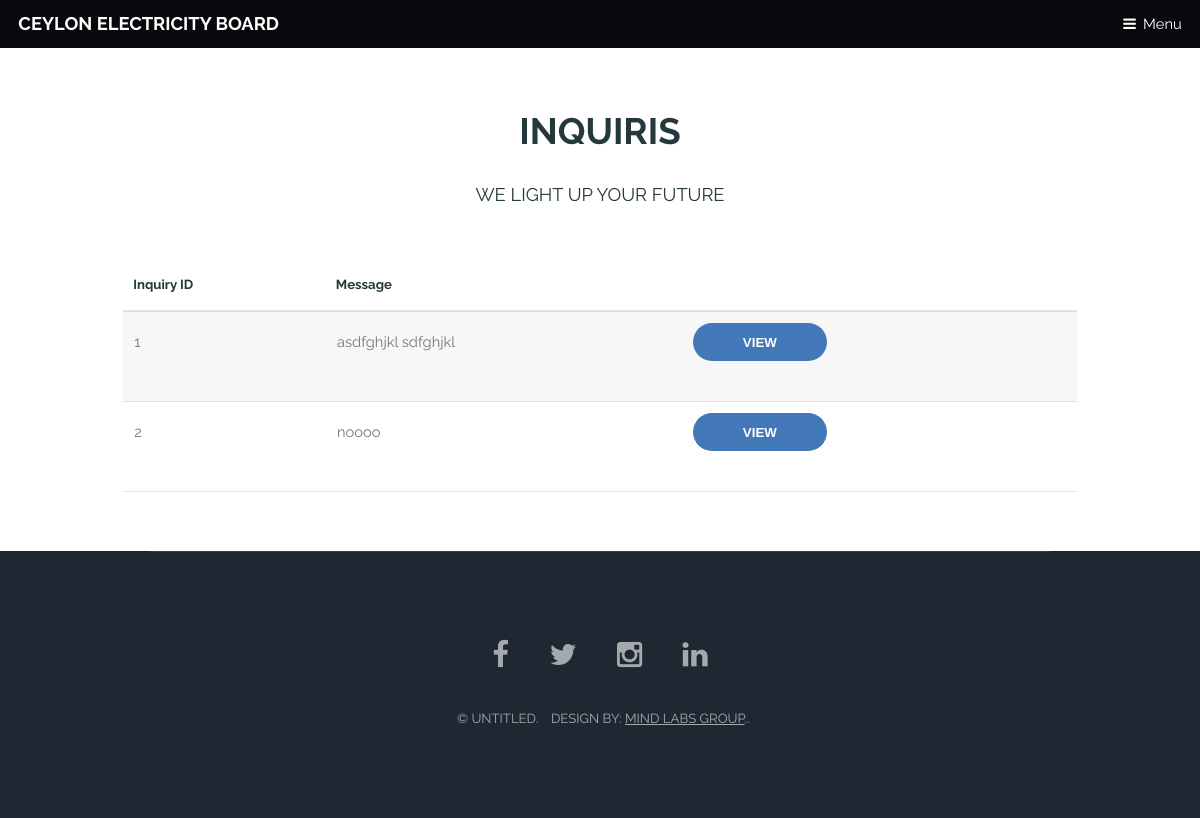
/itoperator/php/Inquery_gui_php.php, run on the app's committed database.
### tables this page shows
CREATE TABLE `inquiries` (
  `inquiry_id` int(10) NOT NULL,
  `customer_id` varchar(10) DEFAULT NULL,
  `name` varchar(50) NOT NULL,
  `email` varchar(50) NOT NULL,
  `telephone_no` int(10) DEFAULT NULL,
  `address` varchar(100) DEFAULT NULL,
  `message` varchar(1000) NOT NULL,
  `read_state` varchar(5) NOT NULL,
  `Inquiry` varchar(50) NOT NULL
);

### Common/queary.php (called while the page is built, shortened)
<?php
class queary
{
    function simple_select($array, $table)
    {
        $conn = new connec();
        $conn = $conn->makeConnection();
        $str = '';
        for ($i = 0; $i < count($array); $i++) {
            $str .= ',' . $array[$i];
        }
        $str = substr($str, 1);
        $sql = "SELECT $str FROM  $table";
        $result = $conn->query($sql);
        return $result;
    }
}
?>

### itoperator/php/Inquery_gui_php.php (the view, shortened to what this page needs)
<html>
<head>
    <link rel="stylesheet" href="../style/assets3/css/main.css" />
</head>
<body>
<header id="header" class="skel-layers-fixed">
    <h1><a href="../html/index.html">CEYLON ELECTRICITY BOARD</a></h1>
    <a href="#nav">Menu</a>
</header>
<section id="main" class="wrapper">
    <div class="container">
        <header class="major special">
            <h2>INQUIRIS</h2>
            <p>We Light Up Your Future</p>
        </header>
        <section>
            <div class="table-wrapper">
                <table>
                    <thead>
                    <tr>
                        <th>Inquiry ID</th>
                        <th>Message</th>
                        <th></th>
                    </tr>
                    </thead>
                    <tbody>
                    <?php
                    include "../../Common/queary.php";
                    $tab=new queary();
                    $result=$tab->simple_select(['inquiry_id','message','Read_state'],'inquiries');
                    while ($row = $result->fetch_assoc()) {
                        if ($row['Read_state']=='NO') {
                            echo '<tr>
					    <td>' . $row['inquiry_id'] . '</td>
					    <td>' . $row['message'] . '</td>
					    <td><form method="post" action="view_inq_php.php">
					       <button type="submit" class="btn tf-btn btn-default" name="but" value='.$row['inquiry_id'].'>View</button>
                        </form>
					    </td>
				        </tr>';
                        }
                    }
                    ?>
                    </tbody>
                </table>
            </div>
        </section>
    </div>
</section>
<footer id="footer">
    <div class="inner">
        <ul class="icons">
            <li><a href="#" class="icon fa-facebook">
                </a></li>
            <li><a href="#" class="icon fa-twitter">
                </a></li>
            <li><a href="#" class="icon fa-instagram">
                </a></li>
            <li><a href="#" class="icon fa-linkedin">
                </a></li>
        </ul>
        <ul class="copyright">
            <li>&copy; Untitled.</li>
            <li>Design by: <a href="">MIND LABS GROUP</a>.</a>.</li>
        </ul>
    </div>
</footer>
</body>
</html>

### data on the page
inquiries: inquiry_id "1", message "asdfghjkl sdfghjkl"
inquiries: inquiry_id "2", message "noooo"
